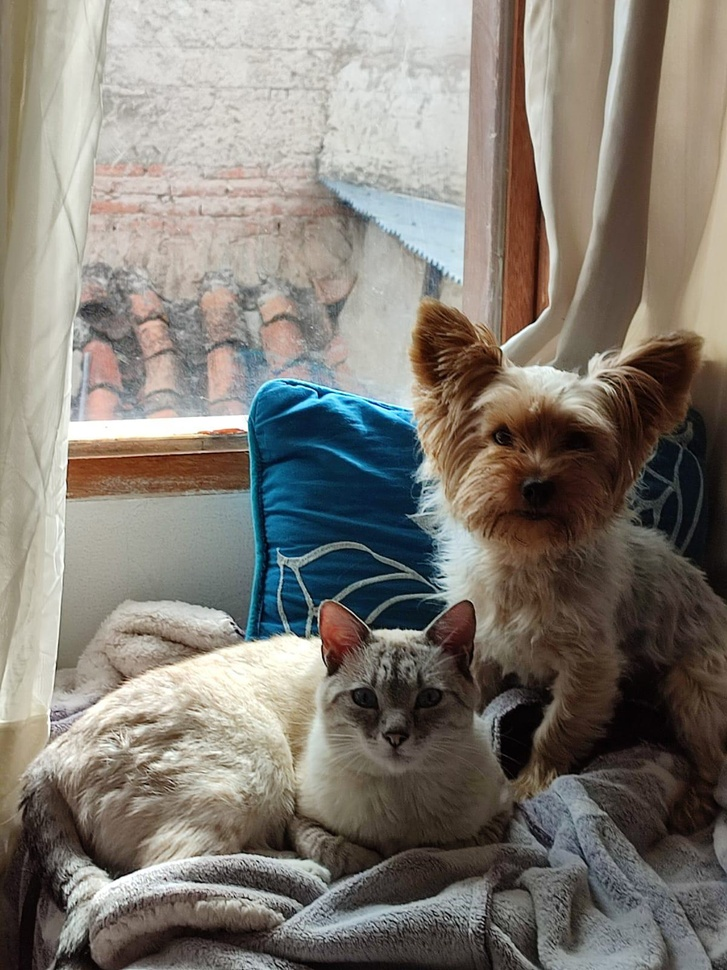
#> input picture PDI_001/ExamenProcesamiento2/imagentango.jpg, 727 x 970 px, shrunk from 1200 x 1600 before the run
$ jupyter execute --allow-errors DiazBarronGroverAlejandro.ipynb   (older library calls are emulated)
#> lines starting #> are read from the running program, lines starting #| are printed output that depends on the picture; after the words box and inside, x2 and y2 are one past the last pixel; in counts of white or black regions, pixels touching at a corner belong together
#> further down, img is the input picture: shape (970, 727, 3); mean B, G, R 115.6, 123.6, 129.2
DIAZ BARRON GROVER ALEJANDRO

1. Atenúa el ruido en la imagen ruido.jpg tal cual se ve en el ejemplo:

[cell 1]
import cv2
import numpy as np
import matplotlib.pyplot as plt
# [4 lines left out: function convolucion_media_horizontal, not called in this run]
img=cv2.imread(r'ruido.jpg')
#> (the rest of this cell did not finish here and is left out)

2.  Usando la imagen “rosa.png” obtenga el siguiente resultado:

3. sando la imagen “Elementos jpg” obtenga el siguiente resultado.

4. Usando la imagen Cristo obtiene el siguiente resultado (utiliza máscaras de
convolución)

[cell 2]
import cv2
import numpy as np
import matplotlib.pyplot as plt
# [4 lines left out: function convolucion_media_horizontal, not called in this run]
img=cv2.imread(r'cristo.jpg')
#> (the rest of this cell did not finish here and is left out)

5. Realiza una combinación de técnicas con una fotografía tuya (utiliza las técnicas de
bordes) explica las diferencias

[cell 3]
import cv2
import numpy as np
import matplotlib.pyplot as plt


def roberts_basic(imagen, umbral_val=30):
    # Convertir la imagen a escala de grises
#> called with umbral_val = 30
    img_gray = cv2.cvtColor(imagen, cv2.COLOR_BGR2GRAY)
    # Definir kernels de Roberts básicos
    kernelX = np.array([[-1, 0], [0, 1]], dtype=np.float32)
    kernelY = np.array([[0, -1], [1, 0]], dtype=np.float32)
    # Aplicar convolución sin suavizado previo
    robX = cv2.filter2D(img_gray, -1, kernelX)
    robY = cv2.filter2D(img_gray, -1, kernelY)
    # Calcular la magnitud del gradiente (corrigiendo la fórmula)
    magnitud = np.sqrt(robX.astype(np.float32)**2 + robY.astype(np.float32)**2)
    # Normalizar al rango 0-255
    magnitud_norm = cv2.normalize(magnitud, None, 0, 255, cv2.NORM_MINMAX).astype(np.uint8)
    # Umbralizar la imagen para obtener bordes binarios
    _, bordes = cv2.threshold(magnitud_norm, umbral_val, 255, cv2.THRESH_BINARY)
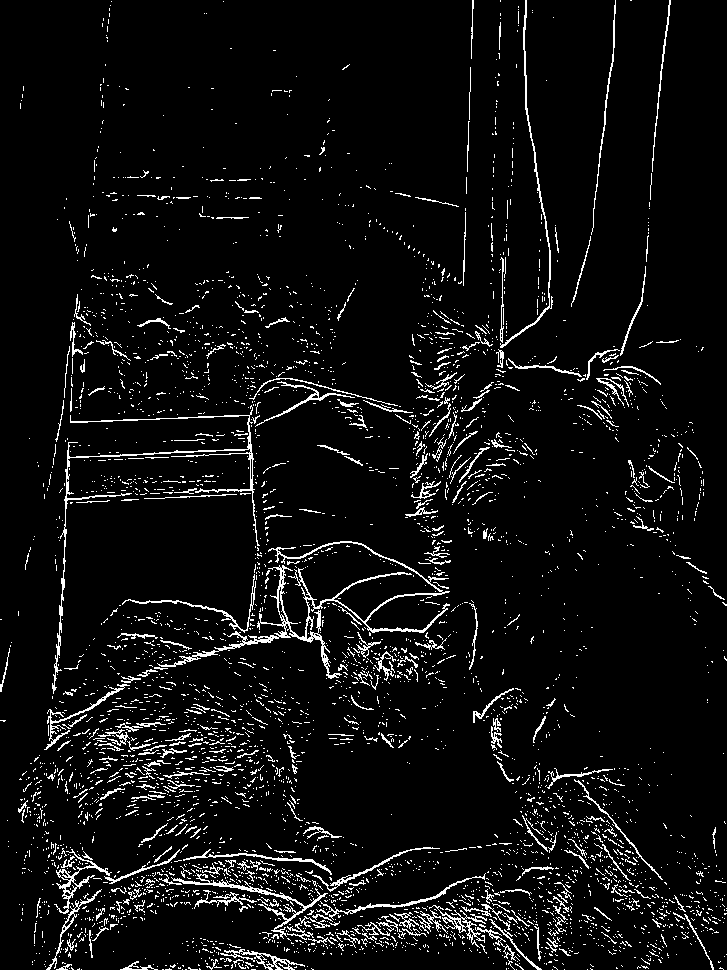
#> bordes: shape (970, 727); 5.9% white in thin lines or dots
    return bordes

def prewitt_basic(imagen, umbral_val=30):
#> called with umbral_val = 30
    img_gray = cv2.cvtColor(imagen, cv2.COLOR_BGR2GRAY)
    # Definir kernels Prewitt para X y Y
    kernelX = np.array([[1, 0, -1],
                        [1, 0, -1],
                        [1, 0, -1]], dtype=np.float32)
    kernelY = np.array([[1, 1, 1],
                        [0, 0, 0],
                        [-1, -1, -1]], dtype=np.float32)
    gradX = cv2.filter2D(img_gray, -1, kernelX)
    gradY = cv2.filter2D(img_gray, -1, kernelY)
    magnitud = np.sqrt(gradX.astype(np.float32)**2 + gradY.astype(np.float32)**2)
    magnitud_norm = cv2.normalize(magnitud, None, 0, 255, cv2.NORM_MINMAX).astype(np.uint8)
    _, bordes = cv2.threshold(magnitud_norm, umbral_val, 255, cv2.THRESH_BINARY)
#> bordes: shape (970, 727); 16.9% white in thin lines or dots
    return bordes

def sobel_basic(imagen, umbral_val=30):
#> called with umbral_val = 30
    img_gray = cv2.cvtColor(imagen, cv2.COLOR_BGR2GRAY)
    sobX = cv2.Sobel(img_gray, cv2.CV_64F, 1, 0, ksize=3)
    sobY = cv2.Sobel(img_gray, cv2.CV_64F, 0, 1, ksize=3)
    magnitud = np.sqrt(sobX**2 + sobY**2)
    magnitud_norm = cv2.normalize(magnitud, None, 0, 255, cv2.NORM_MINMAX).astype(np.uint8)
    _, bordes = cv2.threshold(magnitud_norm, umbral_val, 255, cv2.THRESH_BINARY)
#> bordes: shape (970, 727); 12.6% white in thin lines or dots
    return bordes

def canny_basic(imagen):
    img_gray = cv2.cvtColor(imagen, cv2.COLOR_BGR2GRAY)
    suavizado = cv2.GaussianBlur(img_gray, (3, 3), 0)
    return cv2.Canny(suavizado, 100, 200)
#> returned value: shape (970, 727); 4.9% white in thin lines or dots


#  Funciones Mejoradas


def roberts_mejorado(imagen, umbral_val=30, weight=0.7):
#> called with umbral_val = 30, weight = 0.7
    img_gray = cv2.cvtColor(imagen, cv2.COLOR_BGR2GRAY)
    suavizado = cv2.GaussianBlur(img_gray, (3, 3), 0)
    kernelX = np.array([[-2, 0], [0, 2]], dtype=np.float32)
    kernelY = np.array([[0, 2], [-2, 0]], dtype=np.float32)
    grad_x = cv2.filter2D(suavizado, cv2.CV_16S, kernelX)
    grad_y = cv2.filter2D(suavizado, cv2.CV_16S, kernelY)
    abs_x = cv2.convertScaleAbs(grad_x)
    abs_y = cv2.convertScaleAbs(grad_y)
    roberts_improved = cv2.addWeighted(abs_x, weight, abs_y, weight, 0)
    _, bordes = cv2.threshold(roberts_improved, umbral_val, 255, cv2.THRESH_BINARY)
#> bordes: shape (970, 727); 14.1% white in thin lines or dots
    return bordes

def prewitt_mejor(imagen, umbral_val=30):
#> called with umbral_val = 30
    img_gray = cv2.cvtColor(imagen, cv2.COLOR_BGR2GRAY)
    suavizado = cv2.GaussianBlur(img_gray, (3, 3), 0)
    kernelX = np.array([[3, 0, -3],
                        [3, 0, -3],
                        [3, 0, -3]], dtype=np.float32)
    kernelY = np.array([[3, 3, 3],
                        [0, 0, 0],
                        [-3, -3, -3]], dtype=np.float32)
    grad_x = cv2.filter2D(suavizado, cv2.CV_64F, kernelX)
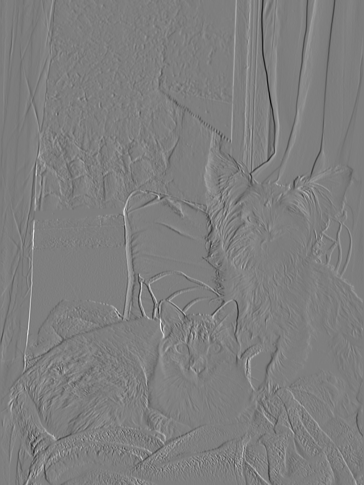
#> grad_x: shape (970, 727) float64 (shown at 1/2 size); min -1389, max 1404, mean 0.4; drawn with min black and max white
    grad_y = cv2.filter2D(suavizado, cv2.CV_64F, kernelY)
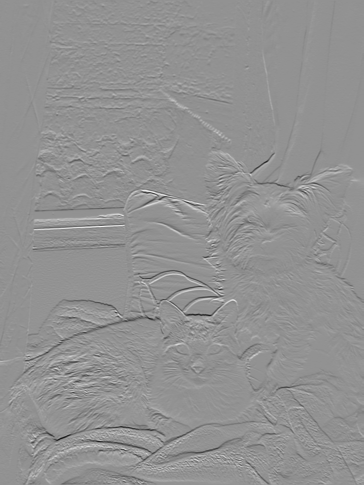
#> grad_y: shape (970, 727) float64 (shown at 1/2 size); min -1509, max 1125, mean 1.9; drawn with min black and max white
    magnitud = np.sqrt(grad_x**2 + grad_y**2)
    magnitud_norm = cv2.normalize(magnitud, None, 0, 255, cv2.NORM_MINMAX)
    magnitud_norm = magnitud_norm.astype(np.uint8)
    _, bordes = cv2.threshold(magnitud_norm, umbral_val, 255, cv2.THRESH_BINARY)
#> bordes: shape (970, 727); 14.1% white; 2452 white regions (2077 under 20 px), largest, box (x1, y1, x2, y2) and area: (29, 182, 518, 764) 28007, (46, 785, 554, 970) 16572, (77, 705, 215, 815) 3878
    return bordes

def sobel_mejorado(imagen, tam_kernel=3, umbral_val=30, usar_otsu=True):
#> called with tam_kernel = 3, umbral_val = 30, usar_otsu = True
    img_gray = cv2.cvtColor(imagen, cv2.COLOR_BGR2GRAY)
    suavizado = cv2.GaussianBlur(img_gray, (3, 3), 0)
    sobelX = cv2.Sobel(suavizado, cv2.CV_64F, 1, 0, ksize=tam_kernel)
    sobelY = cv2.Sobel(suavizado, cv2.CV_64F, 0, 1, ksize=tam_kernel)
    magnitud = np.sqrt(sobelX**2 + sobelY**2)
    magnitud_norm = cv2.normalize(magnitud, None, 0, 255, cv2.NORM_MINMAX)
    magnitud_norm = magnitud_norm.astype(np.uint8)
    if usar_otsu:
        _, bordes = cv2.threshold(magnitud_norm, umbral_val, 255, cv2.THRESH_BINARY + cv2.THRESH_OTSU)
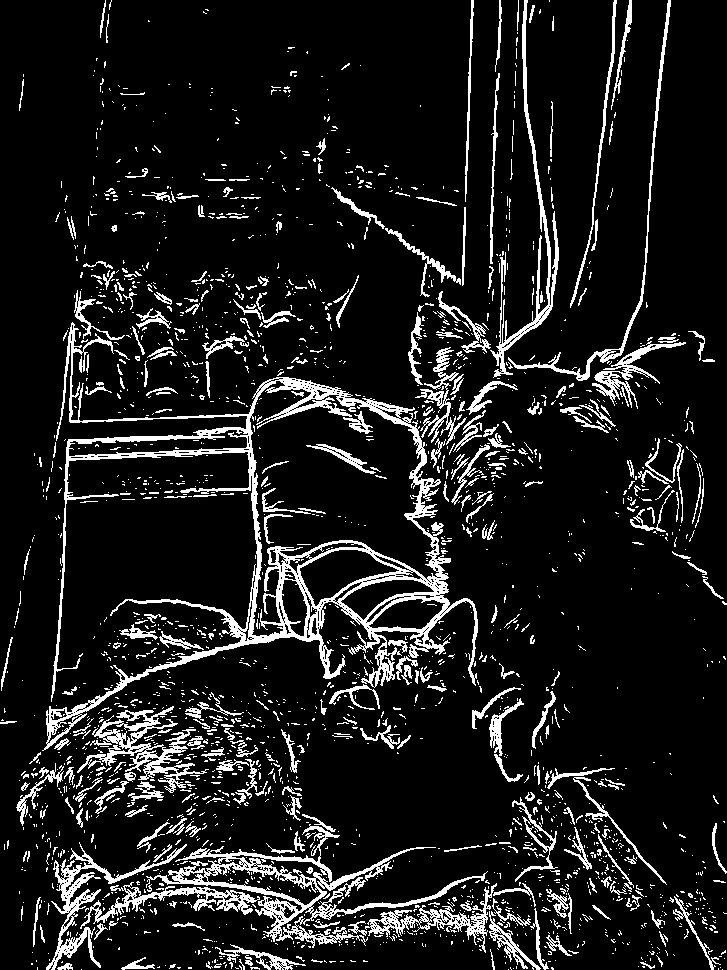
#> bordes: shape (970, 727); 11% white in thin lines or dots
    else:
        _, bordes = cv2.threshold(magnitud_norm, umbral_val, 255, cv2.THRESH_BINARY)
    return bordes

def canny_mejorado(imagen):
    # En esta versión podemos considerar un suavizado adicional
    img_gray = cv2.cvtColor(imagen, cv2.COLOR_BGR2GRAY)
    suavizado = cv2.GaussianBlur(img_gray, (3, 3), 0)
    return cv2.Canny(suavizado, 100, 200)


# Leer imagen
img = cv2.imread('imagentango.jpg')
img_rgb = cv2.cvtColor(img, cv2.COLOR_BGR2RGB)

# Obtener resultados básicos
roberts_basic_res = roberts_basic(img, umbral_val=30)
prewitt_basic_res = prewitt_basic(img, umbral_val=30)
sobel_basic_res = sobel_basic(img, umbral_val=30)
canny_basic_res = canny_basic(img)

# Obtener resultados mejorados
roberts_mej_res = roberts_mejorado(img, umbral_val=30, weight=0.7)
prewitt_mej_res = prewitt_mejor(img, umbral_val=30)
sobel_mej_res = sobel_mejorado(img, tam_kernel=3, umbral_val=30, usar_otsu=True)
canny_mej_res = canny_mejorado(img)  # Para Canny, usamos la misma función en ambas versiones

# Crear una figura con comparación: 4 filas (Roberts, Prewitt, Sobel, Canny) y 2 columnas (Básico vs Mejorado)
plt.figure(figsize=(12, 16))

# Roberts
plt.subplot(4, 2, 1)
plt.imshow(roberts_basic_res, cmap='gray')
plt.title("Roberts Básico")
plt.axis("off")

plt.subplot(4, 2, 2)
plt.imshow(roberts_mej_res, cmap='gray')
plt.title("Roberts Mejorado")
plt.axis("off")

# Prewitt
plt.subplot(4, 2, 3)
plt.imshow(prewitt_basic_res, cmap='gray')
plt.title("Prewitt Básico")
plt.axis("off")

plt.subplot(4, 2, 4)
plt.imshow(prewitt_mej_res, cmap='gray')
plt.title("Prewitt Mejorado")
plt.axis("off")

# Sobel
plt.subplot(4, 2, 5)
plt.imshow(sobel_basic_res, cmap='gray')
plt.title("Sobel Básico")
plt.axis("off")

plt.subplot(4, 2, 6)
plt.imshow(sobel_mej_res, cmap='gray')
plt.title("Sobel Mejorado (Con Otsu)")
plt.axis("off")

# Canny
plt.subplot(4, 2, 7)
plt.imshow(canny_basic_res, cmap='gray')
plt.title("Canny Básico")
plt.axis("off")

plt.subplot(4, 2, 8)
plt.imshow(canny_mej_res, cmap='gray')
plt.title("Canny Mejorado")
plt.axis("off")

plt.tight_layout()
plt.show()

explicacion bordes:

Roberts Básico:

Aplica los kernels de Roberts directamente sobre la imagen en escala de grises sin ningún tipo de suavizado previo.
Los kernels de Roberts son muy pequeños (2×2) y sensibles al ruido.

Roberts Mejorado:
Introduce un paso de suavizado Gaussiano antes de aplicar los kernels de Roberts. Esto ayuda a reducir el ruido en la imagen, lo que a su vez puede llevar a una detección de bordes más limpia.

Prewitt Básico:

Aplica los kernels de Prewitt directamente sobre la imagen en escala de grises sin suavizado previo.
Los kernels de Prewitt (3×3) están diseñados para estimar las derivadas primera en las direcciones horizontal y vertical.

Prewitt Mejorado:

Introduce un paso de suavizado Gaussiano para reducir el ruido antes de la aplicación de los kernels.
Modifica los valores de los kernels, utilizando ±3 en lugar de ±1. Esto amplifica la respuesta a los cambios de intensidad, lo que podría resultar en bordes más definidos en ciertas situaciones.

Sobel Básico:

Aplica los operadores de Sobel directamente a la imagen en escala de grises sin un suavizado explícito en la función. Sin embargo, internamente, el operador Sobel con un tamaño de kernel mayor que 1 realiza una forma de suavizado. En tu código, usas un kernel de tamaño 3×3.

Sobel Mejorado:

Introduce un paso de suavizado Gaussiano explícito antes de aplicar los operadores de Sobel. Esto proporciona una reducción de ruido más controlada.

Canny Básico:

Aplica un suavizado Gaussiano como primer paso integral del algoritmo Canny.
Calcula la magnitud y la dirección del gradiente utilizando operadores similares a Sobel.

6. Realiza el código del lapaciano y lapaciano del gausiano mejorando los bordes
(deben verse más nítidos los bordes encontrados )

[cell 4]
import cv2
import matplotlib.pyplot as plt


img = cv2.imread('imagentango.jpg', cv2.IMREAD_GRAYSCALE)
#> img: shape (970, 727)


# Aplicar Laplaciano puro
lap = cv2.Laplacian(img, ddepth=cv2.CV_64F, ksize=3)
lap = cv2.convertScaleAbs(lap)  # pasa a 0–255
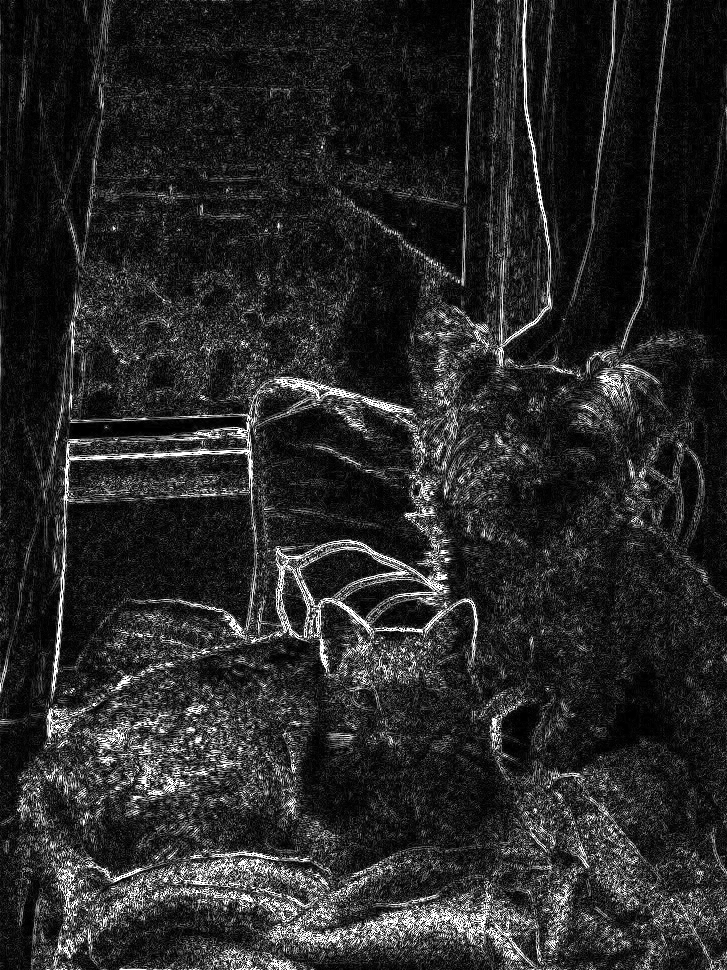
#> lap: shape (970, 727); min 0, max 255, mean 39.3

# Aplica LoG: suavizado + Laplaciano
blur = cv2.GaussianBlur(img, ksize=(5,5), sigmaX=1.0)
log  = cv2.Laplacian(blur, ddepth=cv2.CV_64F, ksize=3)
log  = cv2.convertScaleAbs(log)

# mostrar resultados
titles = ['Original', 'Laplaciano', 'LoG']
images = [img, lap, log]

plt.figure(figsize=(12,4))
for i, (im, t) in enumerate(zip(images, titles), 1):
    ax = plt.subplot(1, 3, i)
    ax.imshow(im, cmap='gray')
    ax.set_title(t)
    ax.axis('off')
#> this loop made 3 passes
#> t on passes 1 to 3: 'Original', 'Laplaciano', 'LoG'

plt.tight_layout()
plt.show()

$ run again, with PDI_001/Actividad 02/img01.jpg copied over PDI_001/ExamenProcesamiento2/imagentango.jpg
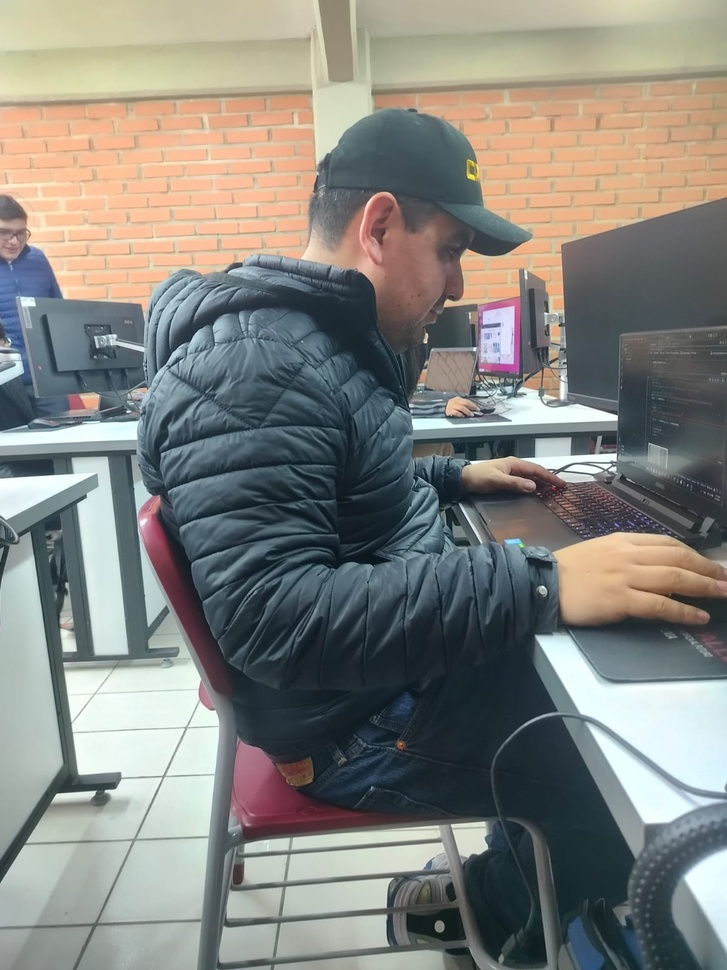
#> input picture PDI_001/Actividad 02/img01.jpg, 727 x 970 px, shrunk from 1200 x 1600 before the run
#> img is the input picture: shape (970, 727, 3); mean B, G, R 126.6, 132, 132
#> in roberts_basic, `_, bordes = cv2.threshold(magnitud_norm, umbral_val, 255, cv2.THRESH_B..`:
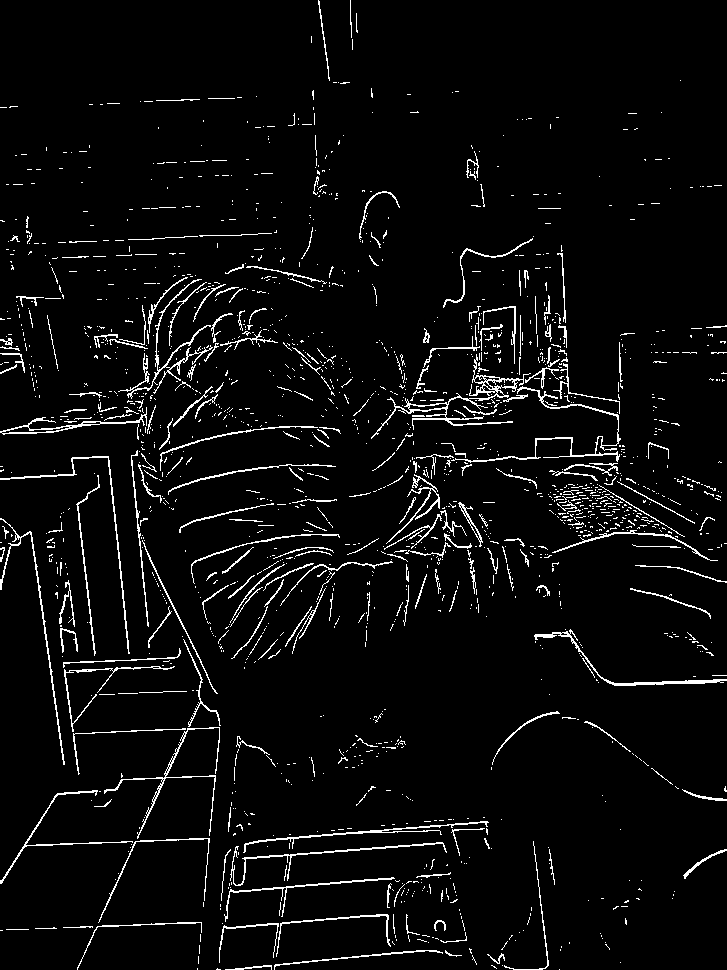
#> bordes: shape (970, 727); 4.4% white in thin lines or dots
#> img: shape (970, 727)
#> `log  = cv2.convertScaleAbs(log)`:
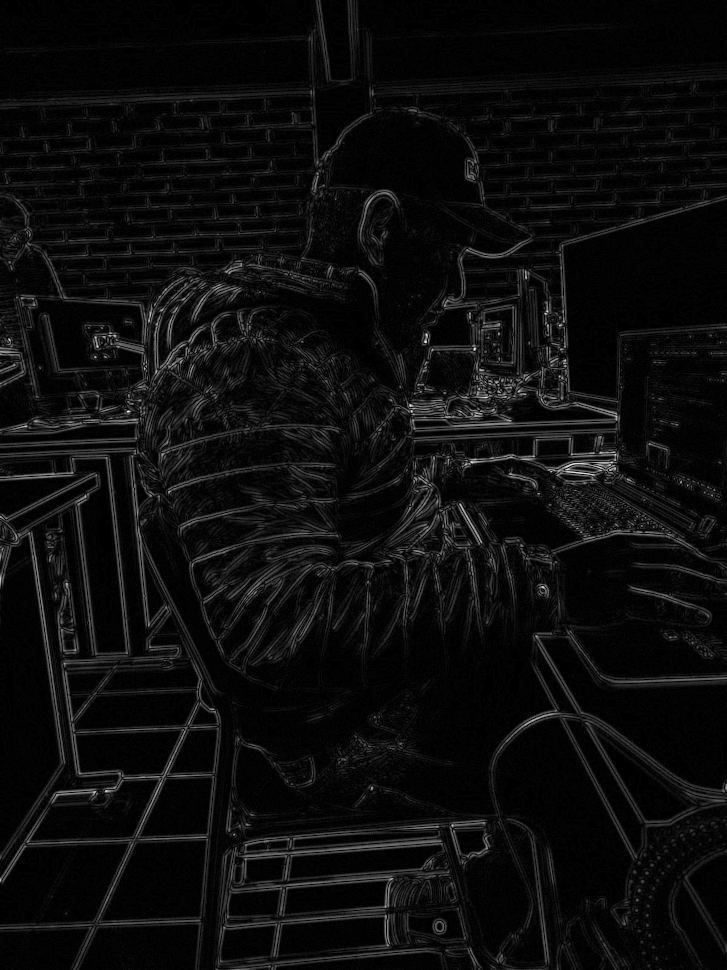
#> log: shape (970, 727); min 0, max 255, mean 12.7
#> the loop `for i, (im, t) in enumerate(zip(images, titles), 1):` made 3 passes
#> t on passes 1 to 3: 'Original', 'Laplaciano', 'LoG'
